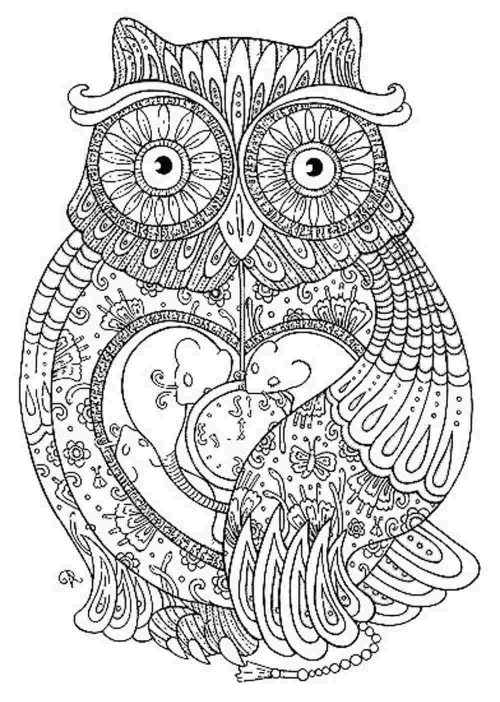
#> input picture downloaded_images/cybergirl_bing/000001.jpg, 1000 x 1403 px (shown at 1/2 size)
$ python -i gaussian_deblur.py   (imports and definitions only)
#> lines starting #> are read from the running program, lines starting #| are printed output that depends on the picture
### DEBLUR/src/utils/image_utils.py
"""
Utility functions for image loading, saving, and basic operations.
"""

import cv2
import numpy as np
from PIL import Image
import matplotlib.pyplot as plt
from typing import Union, Tuple


# [51 lines left out: functions load_image, save_image, rgb_to_grayscale, not called in this run]


def normalize_image(image: np.ndarray) -> np.ndarray:
    """
    Normalize image values to 0-255 range.

    Args:
        image: Input image array

    Returns:
        Normalized image array
    """
    image = image.astype(np.float64)
    image = (image - image.min()) / (image.max() - image.min())
    return (image * 255).astype(np.uint8)


# [40 lines left out: functions show_comparison, calculate_psnr, not called in this run]

### DEBLUR/src/deblur/gaussian_deblur.py
"""
Gaussian blur removal using Richardson-Lucy deconvolution and other methods.
"""

import numpy as np
import cv2
from scipy import ndimage
from skimage import restoration, filters
from typing import Optional, Tuple
import time

import sys
import os
sys.path.append(os.path.dirname(os.path.dirname(os.path.abspath(__file__))))

from src.utils.image_utils import rgb_to_grayscale, normalize_image


class GaussianDeblur:
    """
    Gaussian blur removal using various deconvolution techniques.
    """

    def __init__(self):
        self.name = "Gaussian Deblur"

    def create_gaussian_kernel(self, size: int, sigma: float) -> np.ndarray:
        """
        Create a Gaussian kernel for deconvolution.

        Args:
            size: Kernel size (should be odd)
            sigma: Standard deviation of Gaussian

        Returns:
            Gaussian kernel as numpy array
        """
        if size % 2 == 0:
            size += 1

        kernel = np.zeros((size, size))
        center = size // 2

        for i in range(size):
            for j in range(size):
                x, y = i - center, j - center
                kernel[i, j] = np.exp(-(x**2 + y**2) / (2 * sigma**2))

        return kernel / kernel.sum()

    def richardson_lucy_deconvolution(self, image: np.ndarray, kernel: np.ndarray,
                                    iterations: int = 30, show_progress: bool = True) -> np.ndarray:
        """
        Apply Richardson-Lucy deconvolution for deblurring.

        Args:
            image: Blurred input image
            kernel: Point spread function (PSF) kernel
            iterations: Number of iterations
            show_progress: Whether to show iteration progress

        Returns:
            Deblurred image
        """
        # Convert to float and normalize
        image = image.astype(np.float64)
        kernel = kernel.astype(np.float64)

        # Initialize estimate
        estimate = np.copy(image)

        # Flip kernel for correlation
        kernel_flipped = np.flip(kernel)

        if show_progress:
            print(f"Richardson-Lucy deconvolution: {iterations} iterations")

        for i in range(iterations):
            if show_progress and (i + 1) % max(1, iterations // 10) == 0:
                print(f"  Iteration {i + 1}/{iterations} ({((i + 1) / iterations * 100):.1f}%)")

            # Convolve estimate with kernel
            convolved = ndimage.convolve(estimate, kernel, mode='reflect')

            # Avoid division by zero
            convolved = np.maximum(convolved, 1e-10)

            # Calculate ratio
            ratio = image / convolved

            # Correlate ratio with flipped kernel
            correlated = ndimage.convolve(ratio, kernel_flipped, mode='reflect')

            # Update estimate
            estimate = estimate * correlated

            # Ensure non-negative values
            estimate = np.maximum(estimate, 0)

        if show_progress:
            print("  Richardson-Lucy deconvolution completed!")

        return normalize_image(estimate)

    # [28 lines left out: function wiener_deconvolution, not called in this run]

    def _downsample_image(self, image: np.ndarray, factor: int) -> np.ndarray:
        """
        Downsample an image by a given factor using anti-aliasing.

        Args:
            image: Input image
            factor: Downsampling factor (2 or 4)

        Returns:
            Downsampled image
        """
        if factor == 1:
            return image

        if len(image.shape) == 3:
            # Color image
            h, w, c = image.shape
            new_h, new_w = h // factor, w // factor
            downsampled = np.zeros((new_h, new_w, c), dtype=image.dtype)

            for channel in range(c):
                # Apply Gaussian filter before downsampling to prevent aliasing
                sigma = factor / 2.0
                filtered = ndimage.gaussian_filter(image[:, :, channel].astype(np.float64), sigma)
                downsampled[:, :, channel] = filtered[::factor, ::factor]
        else:
            # Grayscale image
            h, w = image.shape
            new_h, new_w = h // factor, w // factor

            # Apply Gaussian filter before downsampling to prevent aliasing
            sigma = factor / 2.0
            filtered = ndimage.gaussian_filter(image.astype(np.float64), sigma)
            downsampled = filtered[::factor, ::factor]

        return downsampled.astype(image.dtype)

    def _upsample_image(self, image: np.ndarray, target_shape: tuple, factor: int) -> np.ndarray:
        """
        Upsample an image to target shape using interpolation.

        Args:
            image: Downsampled image
            target_shape: Target shape (original image shape)
            factor: Upsampling factor (2 or 4)

        Returns:
            Upsampled image
        """
        if factor == 1:
            return image

        from scipy import ndimage as ndi

        if len(image.shape) == 3:
            # Color image
            h, w, c = target_shape
            upsampled = np.zeros((h, w, c), dtype=image.dtype)

            for channel in range(c):
                # Use cubic interpolation for better quality
                zoom_factors = (h / image.shape[0], w / image.shape[1])
                upsampled[:, :, channel] = ndi.zoom(image[:, :, channel].astype(np.float64),
                                                  zoom_factors, order=3, mode='reflect')
        else:
            # Grayscale image
            h, w = target_shape
            zoom_factors = (h / image.shape[0], w / image.shape[1])
            upsampled = ndi.zoom(image.astype(np.float64), zoom_factors, order=3, mode='reflect')

        return upsampled.astype(image.dtype)

    def _should_downsample(self, image: np.ndarray, threshold: int = 768) -> tuple:
        """
        Determine if image should be downsampled and by what factor.

        Args:
            image: Input image
            threshold: Size threshold in pixels

        Returns:
            Tuple of (should_downsample, recommended_factor)
        """
        h, w = image.shape[:2]
        max_dim = max(h, w)

        if max_dim <= threshold:
            return False, 1
        elif max_dim <= threshold * 2:
            return True, 2
        else:
            return True, 4
    def deblur_image(self, image: np.ndarray, kernel_size: int = 15,
                    iterations: int = 30, method: str = 'richardson_lucy',
                    sigma: Optional[float] = None, auto_downsample: bool = True,
                    downsample_factor: Optional[int] = None, show_progress: bool = True) -> np.ndarray:
        """
        Main deblurring function.

        Args:
            image: Input blurred image
            kernel_size: Size of the blur kernel
            iterations: Number of iterations for iterative methods
            method: Deblurring method ('richardson_lucy' or 'wiener')
            sigma: Gaussian sigma, estimated if None
            auto_downsample: Whether to automatically downsample large images
            downsample_factor: Manual downsample factor (1, 2, or 4). Overrides auto_downsample
            show_progress: Whether to show progress information

        Returns:
            Deblurred image
        """
        start_time = time.time()
        original_shape = image.shape

        # Determine downsampling
        if downsample_factor is not None:
            if downsample_factor not in [1, 2, 4]:
                raise ValueError("Downsample factor must be 1, 2, or 4")
            use_downsample = downsample_factor > 1
            factor = downsample_factor
        elif auto_downsample:
            use_downsample, factor = self._should_downsample(image)
        else:
            use_downsample = False
            factor = 1

        # Show processing information
        if show_progress:
            h, w = image.shape[:2]
            print(f"Processing image: {w}x{h} pixels")
            if use_downsample:
                new_h, new_w = h // factor, w // factor
                print(f"Using {factor}x downsampling: {new_w}x{new_h} pixels for processing")

        # Downsample if needed
        if use_downsample:
            working_image = self._downsample_image(image, factor)
            # Adjust kernel size proportionally
            working_kernel_size = max(3, kernel_size // factor)
            if working_kernel_size % 2 == 0:
                working_kernel_size += 1
        else:
            working_image = image.copy()
            working_kernel_size = kernel_size

        # Convert to grayscale if needed
        if len(working_image.shape) == 3:
            is_color = True
            gray_image = rgb_to_grayscale(working_image)
        else:
            is_color = False
            gray_image = working_image.copy()

        # Estimate sigma if not provided
        if sigma is None:
            working_sigma = working_kernel_size / 6.0  # Rule of thumb
        else:
            working_sigma = sigma / factor if use_downsample else sigma

        # Create Gaussian kernel
        kernel = self.create_gaussian_kernel(working_kernel_size, working_sigma)

        if show_progress:
            print(f"Using kernel size: {working_kernel_size}, sigma: {working_sigma:.2f}")

        # Apply deblurring
        if method == 'richardson_lucy':
            result = self.richardson_lucy_deconvolution(gray_image, kernel, iterations, show_progress)
        elif method == 'wiener':
            if show_progress:
                print("Applying Wiener deconvolution...")
            result = self.wiener_deconvolution(gray_image, kernel)
            if show_progress:
                print("Wiener deconvolution completed!")
        else:
            raise ValueError(f"Unknown method: {method}")

        # Convert back to color if needed
        if is_color:
            # Apply the same processing to each channel
            result_color = np.zeros_like(working_image)
            if show_progress:
                print("Processing color channels...")
            for i in range(3):
                if method == 'richardson_lucy':
                    result_color[:, :, i] = self.richardson_lucy_deconvolution(
                        working_image[:, :, i], kernel, iterations, show_progress=False)
                else:
                    result_color[:, :, i] = self.wiener_deconvolution(
                        working_image[:, :, i], kernel)
            result = result_color

        # Upsample if we downsampled
        if use_downsample:
            if show_progress:
                print(f"Upsampling result back to original size...")
            result = self._upsample_image(result, original_shape, factor)

        processing_time = time.time() - start_time
        if show_progress:
            print(f"Total processing time: {processing_time:.2f} seconds")

        return result

    # [37 lines left out: function estimate_blur_kernel, not called in this run]

>>> import cv2
>>> picture = cv2.imread('../../../downloaded_images/cybergirl_bing/000001.jpg', cv2.IMREAD_GRAYSCALE)
#> picture is the input picture: shape (1403, 1000); min 0, max 255, mean 209.6
>>> result = GaussianDeblur().deblur_image(picture)
#> in deblur_image, `use_downsample, factor = self._should_downsample(image)`: use_downsample = True; factor = 2
#| Processing image: 1000x1403 pixels
#> in deblur_image, `new_h, new_w = h // factor, w // factor`: new_h = 701; new_w = 500
#| Using 2x downsampling: 500x701 pixels for processing
#> in _downsample_image, `new_h, new_w = h // factor, w // factor`: new_h = 701; new_w = 500
#> in _downsample_image, `sigma = factor / 2.0`: sigma = 1
#> in _downsample_image, `downsampled = filtered[::factor, ::factor]`:
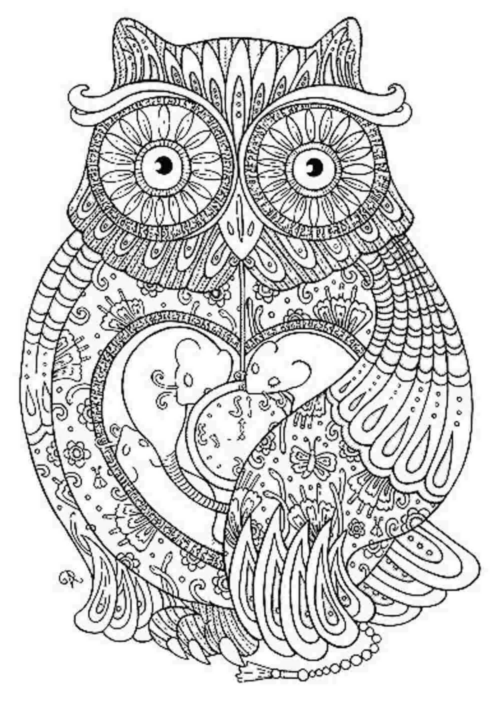
#> downsampled: shape (702, 500) float64; min 0.937, max 255, mean 209.7
#> in deblur_image, `working_kernel_size = max(3, kernel_size // factor)`: working_kernel_size = 7
#> in deblur_image, `working_sigma = working_kernel_size / 6.0`: working_sigma = 1.17
#> in create_gaussian_kernel, `center = size // 2`: center = 3
#| Using kernel size: 7, sigma: 1.17
#> the loop in richardson_lucy_deconvolution, `for i in range(iterations):` made 30 passes
#> pass 1, in richardson_lucy_deconvolution, `ratio = image / convolved`:
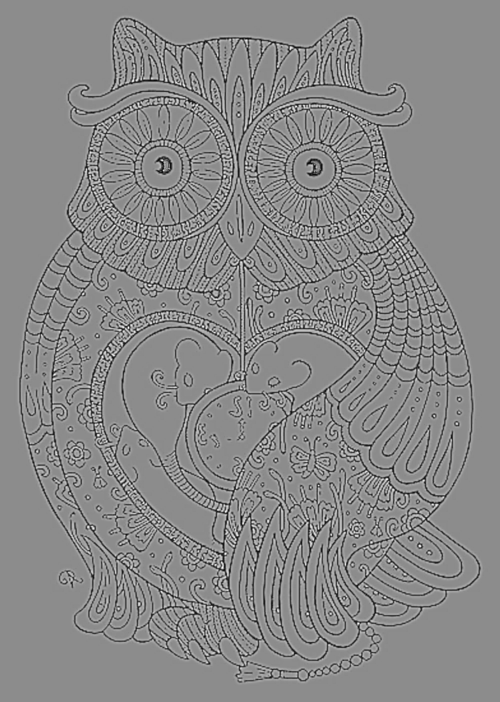
#> ratio: shape (702, 500) float64; min 0, max 1.82, mean 0.98; drawn with min black and max white
#> pass 1, in richardson_lucy_deconvolution, `correlated = ndimage.convolve(ratio, kernel_flipped, mode='reflect')`:
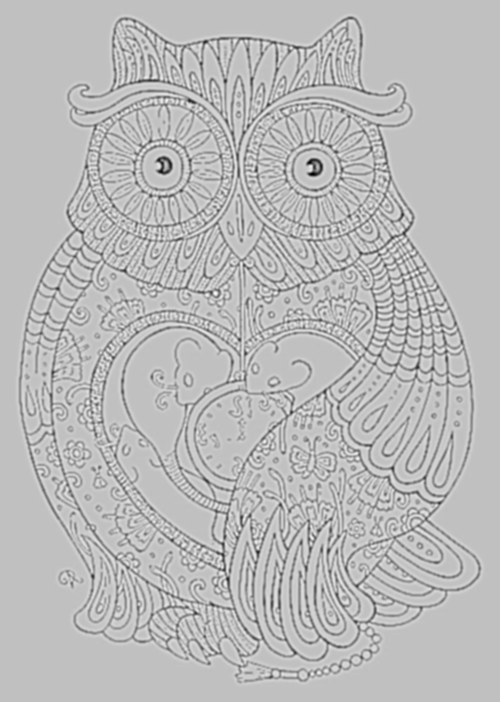
#> correlated: shape (702, 500) float64; min 0.353, max 1.21, mean 0.98; drawn with min black and max white
#> pass 1, in richardson_lucy_deconvolution, `estimate = estimate * correlated`:
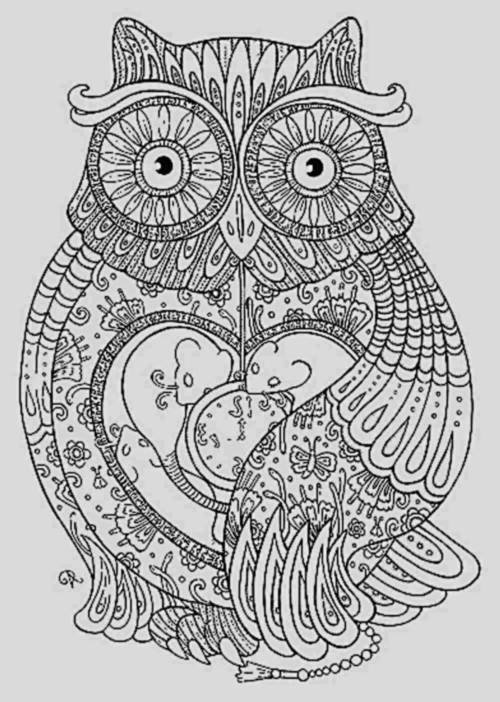
#> estimate: shape (702, 500) float64; min 0, max 297.6, mean 209.3; drawn with min black and max white
#> after the loop in richardson_lucy_deconvolution, `for i in range(iterations):`:
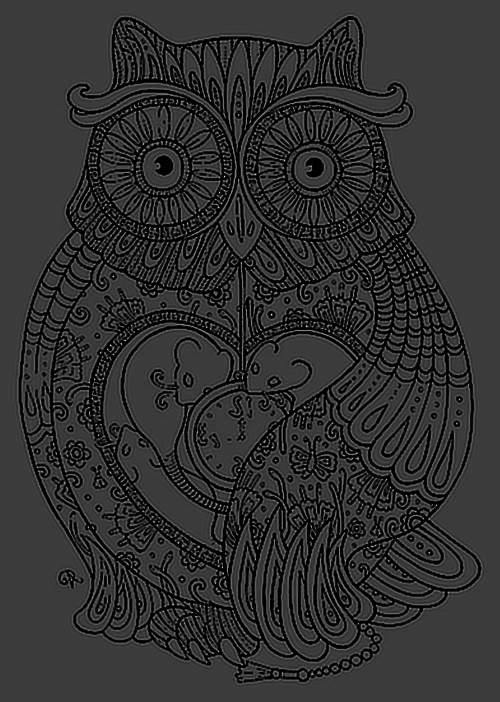
#> estimate: shape (702, 500) float64; min 0, max 1084.4, mean 209.3; drawn with min black and max white
#> after the loop in richardson_lucy_deconvolution, `for i in range(iterations):`:
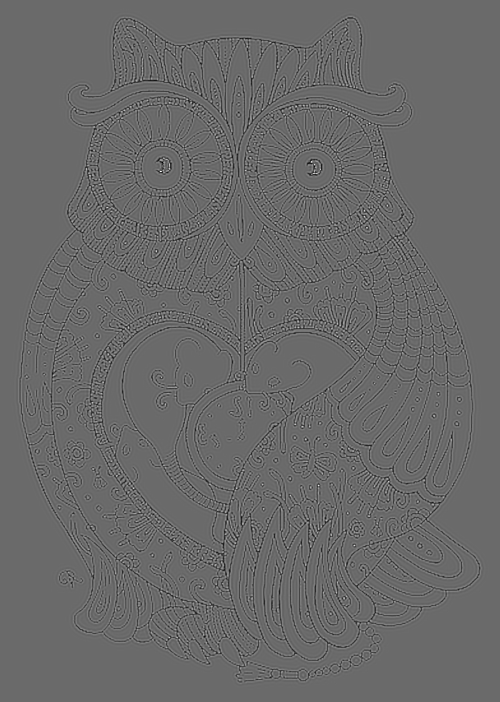
#> ratio: shape (702, 500) float64; min 0, max 2.39, mean 0.99; drawn with min black and max white
#> in _upsample_image, `return upsampled.astype(image.dtype)`:
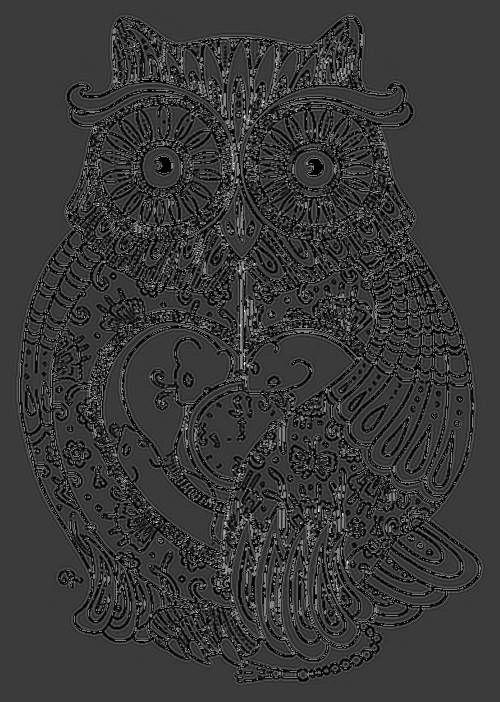
#> returned value: shape (1403, 1000) (shown at 1/2 size); min 0, max 255, mean 56.3
